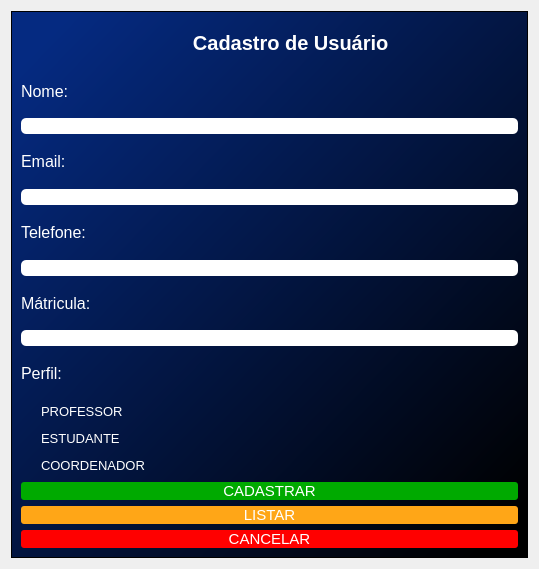
<?xml version="1.0" encoding="UTF-8"?>
<ui version="4.0">
 <class>Form</class>
 <widget class="QWidget" name="Form">
  <property name="geometry">
   <rect>
    <x>0</x>
    <y>0</y>
    <width>539</width>
    <height>569</height>
   </rect>
  </property>
  <property name="windowTitle">
   <string>Form</string>
  </property>
  <layout class="QVBoxLayout" name="verticalLayout_2">
   <item>
    <widget class="QFrame" name="frame">
     <property name="font">
      <font>
       <pointsize>15</pointsize>
      </font>
     </property>
     <property name="styleSheet">
      <string notr="true">background-color: qlineargradient(spread:pad, x1:0.0686364, y1:0.052, x2:0.948409, y2:0.955, stop:0 rgba(5, 42, 129, 255), stop:1 rgba(0, 0, 0, 255));</string>
     </property>
     <property name="frameShape">
      <enum>QFrame::StyledPanel</enum>
     </property>
     <property name="frameShadow">
      <enum>QFrame::Raised</enum>
     </property>
     <layout class="QVBoxLayout" name="verticalLayout">
      <item>
       <widget class="QLabel" name="label_6">
        <property name="font">
         <font>
          <pointsize>15</pointsize>
          <weight>75</weight>
          <bold>true</bold>
         </font>
        </property>
        <property name="styleSheet">
         <string notr="true">color:white;
background-color: transparent;
</string>
        </property>
        <property name="text">
         <string>                               Cadastro de Usuário</string>
        </property>
        <property name="buddy">
         <cstring>professor</cstring>
        </property>
       </widget>
      </item>
      <item>
       <widget class="QLabel" name="label">
        <property name="font">
         <font>
          <pointsize>12</pointsize>
         </font>
        </property>
        <property name="styleSheet">
         <string notr="true">background-color: transparent;
color:white;</string>
        </property>
        <property name="text">
         <string>Nome:</string>
        </property>
       </widget>
      </item>
      <item>
       <widget class="QLineEdit" name="nome">
        <property name="styleSheet">
         <string notr="true">background-color: white;
border-color: rgb(255, 255, 255);
border-radius:5;
</string>
        </property>
       </widget>
      </item>
      <item>
       <widget class="QLabel" name="label_2">
        <property name="font">
         <font>
          <pointsize>12</pointsize>
         </font>
        </property>
        <property name="styleSheet">
         <string notr="true">background-color: transparent;
color:white;</string>
        </property>
        <property name="text">
         <string>Email:</string>
        </property>
       </widget>
      </item>
      <item>
       <widget class="QLineEdit" name="email">
        <property name="styleSheet">
         <string notr="true">background-color: white;
border-color: rgb(255, 255, 255);
border-radius:5;</string>
        </property>
       </widget>
      </item>
      <item>
       <widget class="QLabel" name="label_3">
        <property name="font">
         <font>
          <pointsize>12</pointsize>
         </font>
        </property>
        <property name="styleSheet">
         <string notr="true">background-color: transparent;
color:white;</string>
        </property>
        <property name="text">
         <string>Telefone:</string>
        </property>
       </widget>
      </item>
      <item>
       <widget class="QLineEdit" name="telefone">
        <property name="styleSheet">
         <string notr="true">background-color: white;
border-color: rgb(255, 255, 255);
border-radius:5;</string>
        </property>
       </widget>
      </item>
      <item>
       <widget class="QLabel" name="label_5">
        <property name="font">
         <font>
          <pointsize>12</pointsize>
         </font>
        </property>
        <property name="styleSheet">
         <string notr="true">background-color: transparent;
color:white;</string>
        </property>
        <property name="text">
         <string>Mátricula:</string>
        </property>
       </widget>
      </item>
      <item>
       <widget class="QLineEdit" name="matricula">
        <property name="styleSheet">
         <string notr="true">background-color: white;
border-color: rgb(255, 255, 255);
border-radius:5;</string>
        </property>
       </widget>
      </item>
      <item>
       <widget class="QLabel" name="label_4">
        <property name="font">
         <font>
          <pointsize>12</pointsize>
         </font>
        </property>
        <property name="styleSheet">
         <string notr="true">background-color: transparent;
color:white;</string>
        </property>
        <property name="text">
         <string>Perfil:</string>
        </property>
       </widget>
      </item>
      <item>
       <widget class="QRadioButton" name="professor">
        <property name="font">
         <font>
          <pointsize>10</pointsize>
         </font>
        </property>
        <property name="styleSheet">
         <string notr="true">background-color: transparent;
color:white;</string>
        </property>
        <property name="text">
         <string>PROFESSOR</string>
        </property>
       </widget>
      </item>
      <item>
       <widget class="QRadioButton" name="estudante">
        <property name="font">
         <font>
          <pointsize>10</pointsize>
         </font>
        </property>
        <property name="styleSheet">
         <string notr="true">background-color: transparent;
color:white;</string>
        </property>
        <property name="text">
         <string>ESTUDANTE</string>
        </property>
       </widget>
      </item>
      <item>
       <widget class="QRadioButton" name="coordenador">
        <property name="font">
         <font>
          <pointsize>10</pointsize>
         </font>
        </property>
        <property name="styleSheet">
         <string notr="true">background-color: transparent;
color:white;</string>
        </property>
        <property name="text">
         <string>COORDENADOR</string>
        </property>
       </widget>
      </item>
      <item>
       <widget class="QPushButton" name="cadastrar">
        <property name="font">
         <font>
          <pointsize>11</pointsize>
         </font>
        </property>
        <property name="styleSheet">
         <string notr="true">border-radius:10;
color: white;
border-radius:3;
background-color: rgb(0, 170, 0);
border-color: rgb(170, 255, 0);</string>
        </property>
        <property name="text">
         <string>CADASTRAR</string>
        </property>
       </widget>
      </item>
      <item>
       <widget class="QPushButton" name="listar">
        <property name="font">
         <font>
          <pointsize>11</pointsize>
          <weight>50</weight>
          <bold>false</bold>
         </font>
        </property>
        <property name="styleSheet">
         <string notr="true">background-color: rgb(255, 166, 23);
border-radius:3;
color:white;</string>
        </property>
        <property name="text">
         <string>LISTAR</string>
        </property>
       </widget>
      </item>
      <item>
       <widget class="QPushButton" name="cancelar">
        <property name="font">
         <font>
          <pointsize>11</pointsize>
         </font>
        </property>
        <property name="styleSheet">
         <string notr="true">border-radius:3;
border:2;
color:white;
background-color:red;
border-color: rgb(170, 255, 0);</string>
        </property>
        <property name="text">
         <string>CANCELAR</string>
        </property>
       </widget>
      </item>
     </layout>
    </widget>
   </item>
  </layout>
 </widget>
 <resources/>
 <connections/>
</ui>
